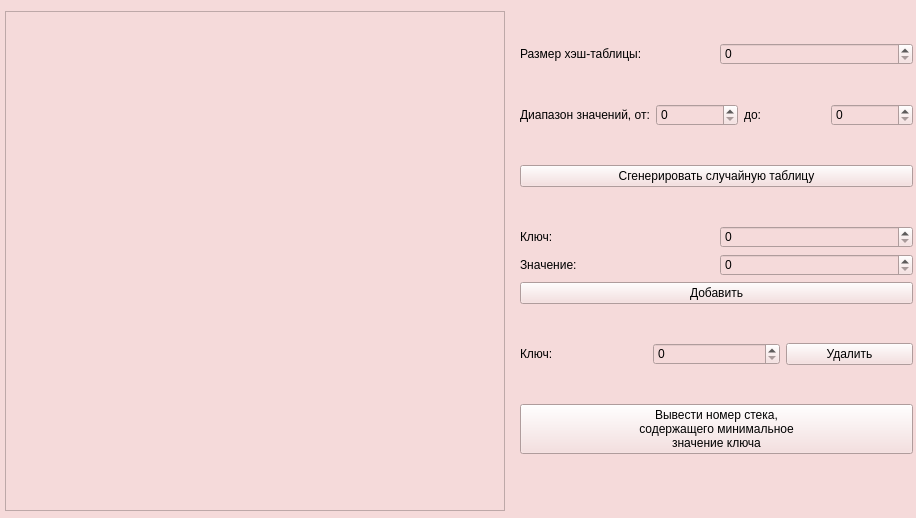
<?xml version="1.0" encoding="UTF-8"?>
<ui version="4.0">
 <class>MainWindow</class>
 <widget class="QMainWindow" name="MainWindow">
  <property name="geometry">
   <rect>
    <x>0</x>
    <y>0</y>
    <width>916</width>
    <height>518</height>
   </rect>
  </property>
  <property name="windowTitle">
   <string>MainWindow</string>
  </property>
  <property name="styleSheet">
   <string notr="true">background-color: rgb(245, 218, 218);
color: rgb(0, 0, 0);
font: 700 italic 15pt &quot;Ubuntu&quot;;</string>
  </property>
  <widget class="QWidget" name="centralwidget">
   <widget class="QTableWidget" name="tableWidget">
    <property name="geometry">
     <rect>
      <x>5</x>
      <y>11</y>
      <width>500</width>
      <height>500</height>
     </rect>
    </property>
   </widget>
   <widget class="QWidget" name="">
    <property name="geometry">
     <rect>
      <x>520</x>
      <y>10</y>
      <width>393</width>
      <height>481</height>
     </rect>
    </property>
    <layout class="QVBoxLayout" name="verticalLayout">
     <item>
      <layout class="QHBoxLayout" name="horizontalLayout">
       <item>
        <widget class="QLabel" name="ln_size">
         <property name="text">
          <string>Размер хэш-таблицы:</string>
         </property>
        </widget>
       </item>
       <item>
        <widget class="QSpinBox" name="spb_size"/>
       </item>
      </layout>
     </item>
     <item>
      <layout class="QHBoxLayout" name="horizontalLayout_5">
       <item>
        <widget class="QLabel" name="label">
         <property name="text">
          <string>Диапазон значений, от:</string>
         </property>
        </widget>
       </item>
       <item>
        <widget class="QSpinBox" name="spb_lvalue"/>
       </item>
       <item>
        <widget class="QLabel" name="label_2">
         <property name="text">
          <string>до:</string>
         </property>
        </widget>
       </item>
       <item>
        <widget class="QSpinBox" name="spb_rvalue"/>
       </item>
      </layout>
     </item>
     <item>
      <widget class="QPushButton" name="bnt_randgen">
       <property name="text">
        <string>Сгенерировать случайную таблицу</string>
       </property>
      </widget>
     </item>
     <item>
      <layout class="QVBoxLayout" name="verticalLayout_2">
       <item>
        <layout class="QHBoxLayout" name="horizontalLayout_3">
         <item>
          <widget class="QLabel" name="ln_key">
           <property name="text">
            <string>Ключ:</string>
           </property>
          </widget>
         </item>
         <item>
          <widget class="QSpinBox" name="spb_key"/>
         </item>
        </layout>
       </item>
       <item>
        <layout class="QHBoxLayout" name="horizontalLayout_2">
         <item>
          <widget class="QLabel" name="ln_vaue">
           <property name="text">
            <string>Значение:</string>
           </property>
          </widget>
         </item>
         <item>
          <widget class="QSpinBox" name="spb_val"/>
         </item>
        </layout>
       </item>
       <item>
        <widget class="QPushButton" name="bnt_add">
         <property name="text">
          <string>Добавить</string>
         </property>
        </widget>
       </item>
      </layout>
     </item>
     <item>
      <layout class="QHBoxLayout" name="horizontalLayout_4">
       <item>
        <widget class="QLabel" name="ln_remKey">
         <property name="text">
          <string>Ключ:</string>
         </property>
        </widget>
       </item>
       <item>
        <widget class="QSpinBox" name="spb_remspb"/>
       </item>
       <item>
        <widget class="QPushButton" name="bnt_delete">
         <property name="text">
          <string>Удалить</string>
         </property>
        </widget>
       </item>
      </layout>
     </item>
     <item>
      <widget class="QPushButton" name="bnt_printMin">
       <property name="text">
        <string>Вывести номер стека,
содержащего минимальное
значение ключа</string>
       </property>
      </widget>
     </item>
    </layout>
   </widget>
  </widget>
 </widget>
 <resources/>
 <connections/>
</ui>
